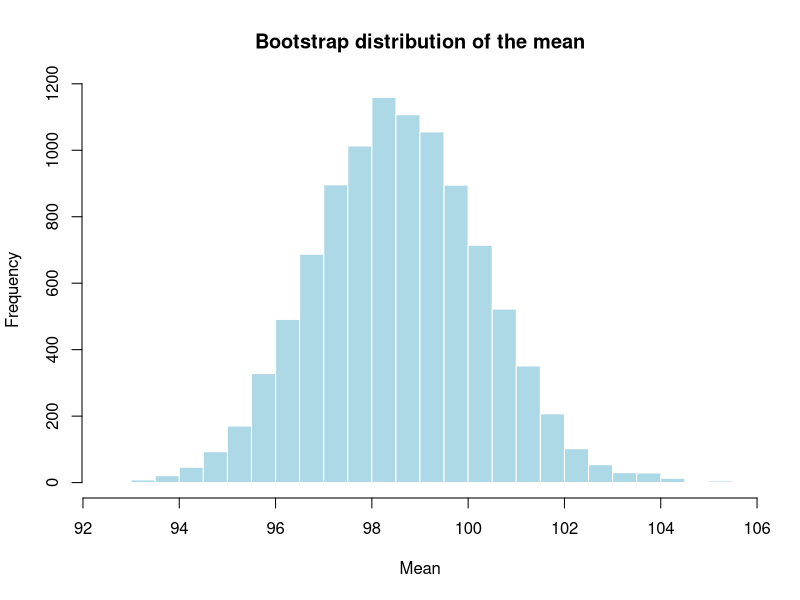
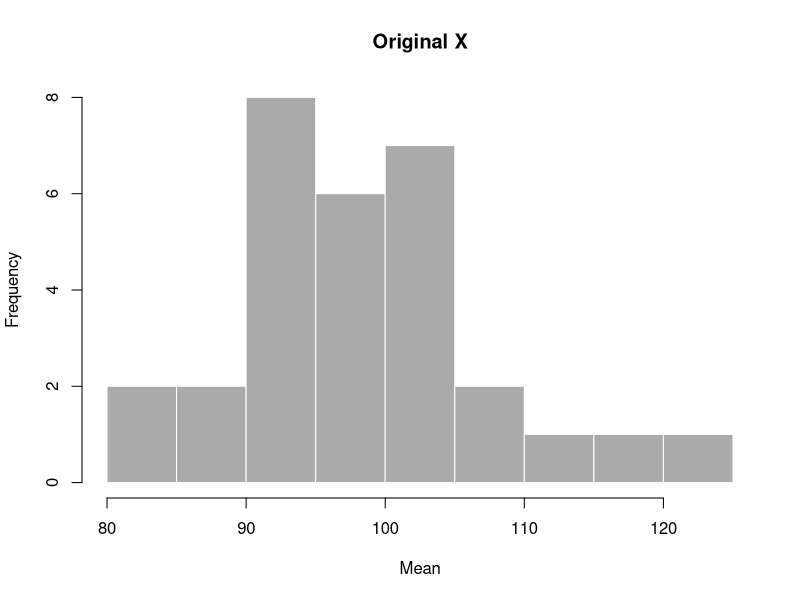
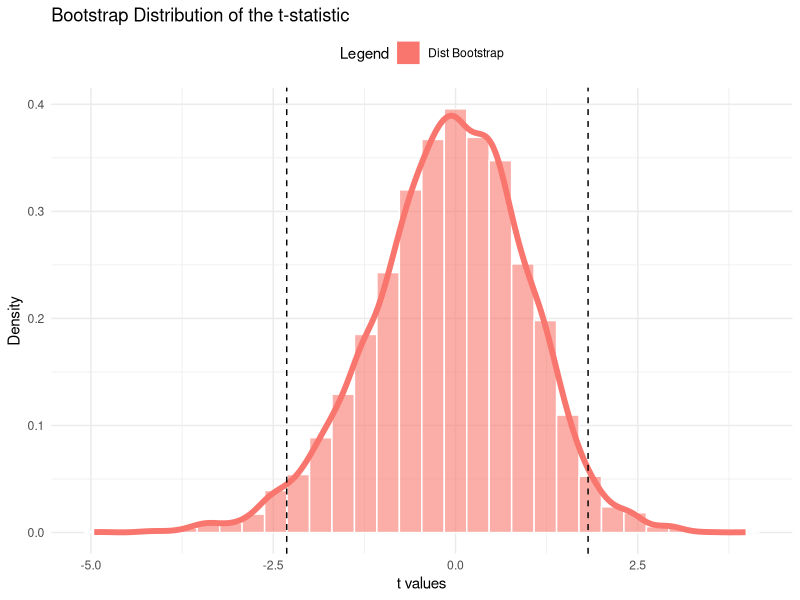

These figures' R source, in order:
library(tidyverse)

n <- 30
mu <- 100
s <- 10
x <- rnorm(n, mu, s)

# Estimate the mean of x
mean_x <- mean(x)

# IC 95%
alpha <- 0.05

t_critical <- qt(alpha / 2, df = n - 1, lower.tail = FALSE)

interval_of_confidence <- mean_x + c(-1, 1) * t_critical * sd(x) / sqrt(n)
print(interval_of_confidence)

# ----------------------------- Bootstrap -----------------------------

# Bootstrap es un método no paramétrico para estimar la distribución de un estadístico de interés (como la media) 
# a partir de los datos observados (sin asumir una distribución específica)

# IC With bootstrap

B <- 10000 # Number of bootstrap samples

# bootstrap_samples <- replicate(B, sample(x, n, replace = TRUE)) # Bootstrap samples

# R trabaja más rápido si se hace la matriz de una vez
bootstrap_faster <- matrix(sample(x, n * B, replace = TRUE), nrow = n, ncol = B)    # Faster way to do bootstrap
x_vectors <- bootstrap_faster

bootstrap_samples <- B

# A cada una le tengo que sacar la media
means <- colMeans(bootstrap_faster)

# Histograms
hist(means, breaks = 30, col = "lightblue", border = "white", main = "Bootstrap distribution of the mean", xlab = "Mean")
hist(x, col = "#AAAAAA", border = "white", main = "Original X", xlab = "Mean")

IC_bootstrap <- quantile(means, c(alpha / 2, 1 - alpha / 2))

IC_bootstrap
# v.s
interval_of_confidence

# The both, interval of confidence and IC with bootstrap are similar
# But the first method is asumed that the data is normal distributed
# The second method is more robust :)

# No solo se parecen las IC, sino que también las distribuciones teóricas y las de bootstrap

# Bajo normalidad [T = (x - mu) / (sd / sqrt(n))] ~ t(n - 1)
# Para cada muestra de bootstrap, se puede calcular el T y obtener un IC

# En Bootstrap, la media es la media empirica de las muestras de bootstrap
# Entonces cada estadístico de bootstrap es una media muestral
# Y la distribución de los estadísticos de bootstrap es la distribución de las medias muestrales
# Por lo tanto, el IC de bootstrap es un IC de las medias muestrales
    # F ~ (x barra), en mi munndo de bootstrap, la media de la distribución es la media de los datos
    # x_1 -> t_1 = (x_1\barra - x\barra) / (sd\gorrito / sqrt(n))

# En resumen, el IC de bootstrap es un IC de las medias muestrales

# Calcular las varianzas de los estadísticos de bootstrap
var_means <- apply(x_vectors, 2, var)

t_bootstrap <- (means - mean_x) / (sqrt(var_means) / sqrt(n))

# Plotting with ggplot2
data.frame(t = t_bootstrap) %>%
  ggplot(aes(x = t)) +
  geom_histogram(aes(y = ..density.., fill = "Dist Bootstrap"), bins = 30, alpha = 0.6, color = "white") +
  geom_density(aes(col = "Dist Bootstrap"), lwd = 2) +
  geom_vline(xintercept = quantile(t_bootstrap, c(0.025, 0.975)), linetype = "dashed", color = "black") +
  labs(title = "Bootstrap Distribution of the t-statistic",
       x = "t values",
       y = "Density",
       fill = "Legend",
       col = "Legend") +
  theme_minimal() +
  theme(legend.position = "top")

# ----------------------------- Pruebas para la media -----------------------------

mean
# H0: mu = 100 vs H1: mu != 100

# Prueba clásica suponiendo normalidad
# Rechazo si T > t_critical
# Podemos calcular el p-valor
    # IP[T > t | H_0: mu = 100] = 1 - P[T < t] = 1 - pt(t, df = n - 1)
    # T = (x - mu) / (sd / sqrt(n))
    # T = (means - 100) / (sd / sqrt(n))
t_observado <- (mean_x - 100) / (sd(x) / sqrt(n))
t_observado

pvalor <- 1 - pt(t_observado, df = n - 1)
pvalor # 0.3797
# Como pvalor > alpha, no rechazo H0
    # No puedo rechazar que la media sea 100

# ----------------------------- Si no quiero suponer normalidad -----------------------------
#                               haciendo la prueba por bootstrap

# Calculo el estadístico de bootstrap para cada muestra (ya lo hicimos)
# t_bootstrap

# Calculo el p-valor
    # IP[T > t | aproximación de t_bootstrap] 
pvalor_bootstrap <- mean(t_bootstrap >= t_observado)
pvalor_bootstrap # 0.3834

# Como pvalor > alpha, no rechazo H0
    # No puedo rechazar que la media sea 100
